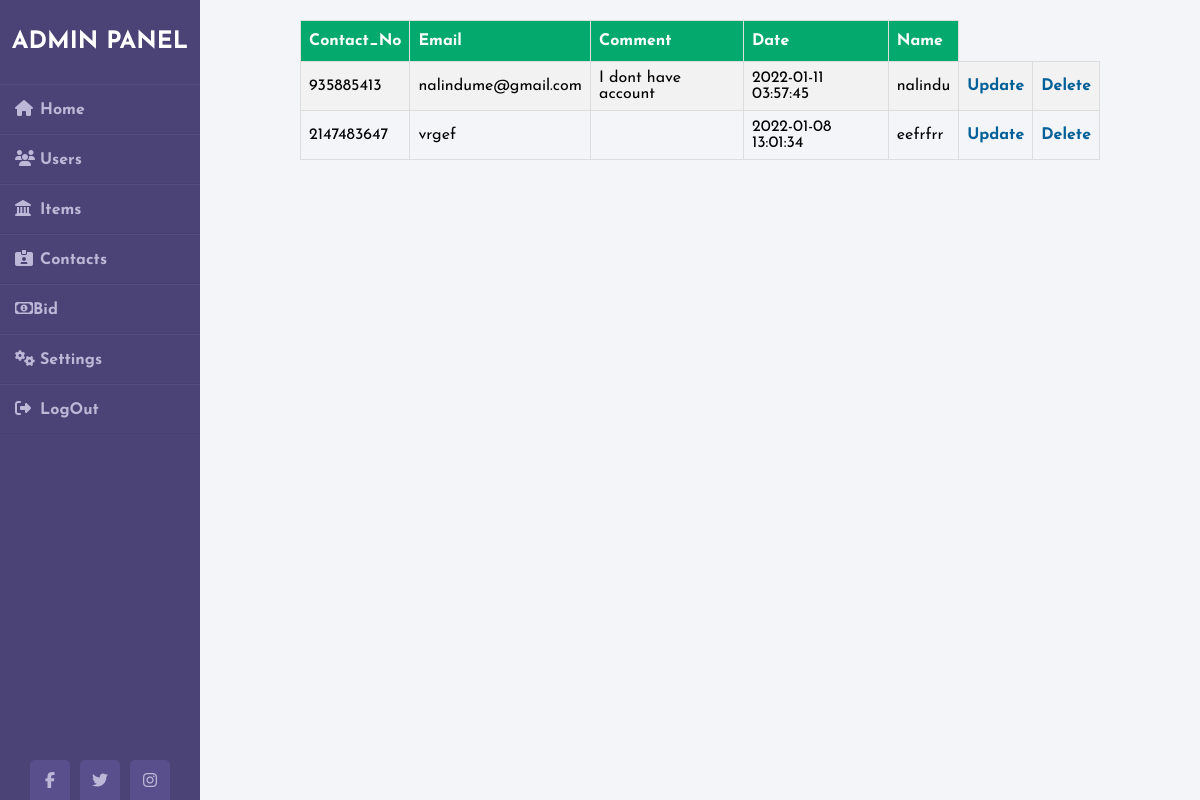
Page /admin/contactview.php (signed in) on the committed database.
### tables this page shows
CREATE TABLE `contact` (
  `contact_id` int(11) NOT NULL,
  `email` varchar(25) NOT NULL,
  `comment` varchar(100) NOT NULL,
  `date` timestamp NOT NULL DEFAULT current_timestamp(),
  `name` varchar(100) NOT NULL
);

### admin/contactview.php (the view, shortened to what this page needs)
<?php
	include("connection.php");
  $result = mysqli_query($con,"SELECT * FROM contact");
?>
<!DOCTYPE html>
<html>
<head>
	<link rel="stylesheet" href="styles.css">
</head>
<body>
<div class="wrapper">
<?php include 'includes/slidebar.php';?>
<div class="main_content">
<main>
<div class="container">
<?php
if (mysqli_num_rows($result) > 0) {
?>
<div class="tb">
<table id="customers">
	  <tr>
	    <th>Contact_No</th>
		<th>Email</th>
		<th>Comment</th>
		<th>Date</th>
		<th>Name</th>
	  </tr>
			<?php
			while($row = mysqli_fetch_array($result)) {
			?>
	  <tr>
	    <td><?php echo $row["contact_id"]; ?></td>
		<td><?php echo $row["email"]; ?></td>
		<td><?php echo $row["comment"]; ?></td>
		<td><?php echo $row["date"]; ?></td>
		<td><?php echo $row["name"]; ?></td>
		<td><a href="userupdate.php?id=<?php echo $row["contact_id"]; ?>">Update</a></td>
		<td><a href="contactdelete.php?id=<?php echo $row["contact_id"]; ?>">Delete</a></td>
      </tr>
			<?php
			}
			?>
</table></div>
 <?php
}
else
{
    echo "No result found";
}
?>
</div></main></div></div>
 </body>
</html>

### admin/styles.css (style rules this page uses)
* { margin: 0; padding: 0; box-sizing: border-box; list-style: none; text-decoration: none; font-family: 'Josefin Sans', sans-serif; }
body { background-color: #f3f5f9; }
.wrapper { display: flex; position: relative; }
.wrapper .main_content { width: 100%; margin-left: 200px; }

### admin/contactview.php (style rules this page uses)
.tb { width: 800px; margin: 20px 0px 60px 100px; left: 0; right: 0; }
a { text-decoration: none; color: #006097; font-weight: bold; }
#customers { font-family: Arial, Helvetica, sans-serif; border-collapse: collapse; width: 100%; }
#customers td, #customers th { border: 1px solid #ddd; padding: 8px; }
#customers tr:nth-child(even) { background-color: #f2f2f2; }
#customers th { padding-top: 12px; padding-bottom: 12px; text-align: left; background-color: #04AA6D; color: white; }

### rows in the picture
contact: contact_id "935885413", email "nalindume@gmail.com", comment "I dont have account", date "2022-01-11 03:57:45", name "nalindu"
contact: contact_id "2147483647", email "vrgef", date "2022-01-08 13:01:34", name "eefrfrr"
